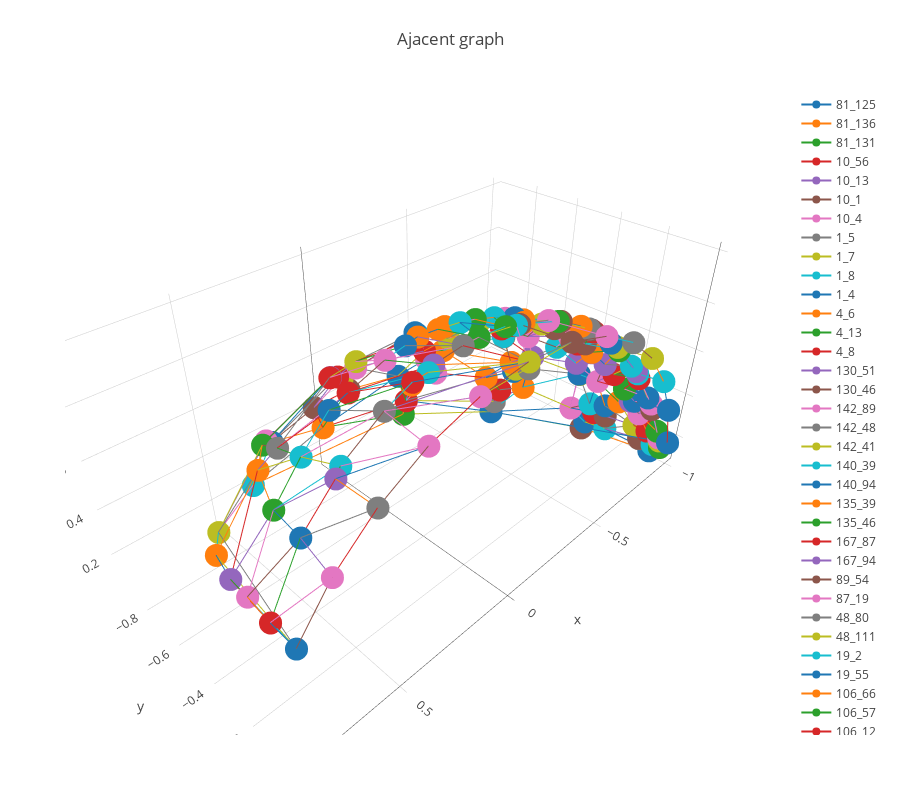

Notebook cell for this chart:
### Code cell
traces = []

df_viewing = read_viewing_conditions()
view_edges = viewing_spatial_adjacent_graph()

for edge in view_edges:
    
    i1 = edge[0]
    i2 = edge[1]
        
    x_1, y_1, z_1 = polar_to_euclidean(df_viewing['view_theta'].iloc[i1],df_viewing['view_phi'].iloc[i1])
    x_2, y_2, z_2 = polar_to_euclidean(df_viewing['view_theta'].iloc[i2],df_viewing['view_phi'].iloc[i2])
    
    line_x = [x_1, x_2]
    line_y = [y_1, y_2]
    line_z = [z_1, z_2]
    
    line_spatial_adjacent = go.Scatter3d(
        x=line_x,
        y=line_y,
        z=line_z,
        name = str(i1) + '_' + str(i2)
    )
    
    traces.append(line_spatial_adjacent)
    
layout = go.Layout(
    title='Ajacent graph',
    autosize=True,
    width=900,
    height=800,
    margin=dict(
        l=65,
        r=50,
        b=65,
        t=90
    )
)


fig = go.Figure(data=traces, layout=layout)
iplot(fig, filename='spatial')
